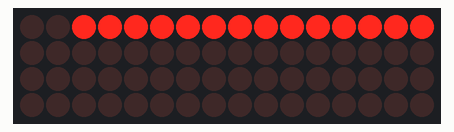
Bench run of a sketch on a simulated Arduino Mega 2560, built with avr-gcc and run on an emulated ATmega2560. Parts: 16×4 LED matrix. Wiring (inferred from the names in the program): LED cube drawn one layer per row (orientation assumed): layers pin 40, pin 42, pin 41, pin 43; columns pin 22, pin 24, pin 26, pin 28, pin 30, pin 32, pin 34, pin 36, pin 23, pin 25, pin 27, pin 29, pin 31, pin 33, pin 35, pin 37. What the sketch prints to the serial monitor is not drawn.

Above: at 0.36 s.
At 1.96 s:
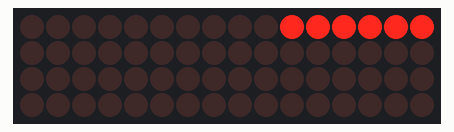
At 3.55 s:
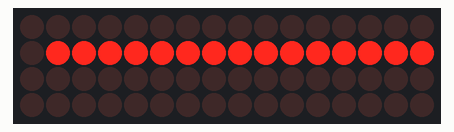
At 6.95 s:
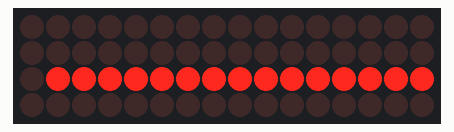
At 10.35 s:
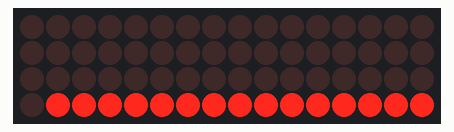
At 13.75 s:
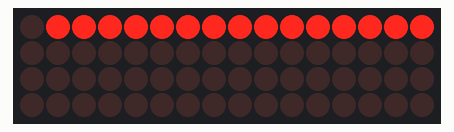

Measured:
- by itself, everything shown: repeats every 13.6 s, in 64 steps

The sketch:

cube02a.ino
```cpp
#include <avr/pgmspace.h>

#define CUBESIZE 4
#define PLANESIZE CUBESIZE*CUBESIZE
#define PLANETIME 3333
#define TIMECONST 20

int LEDPin[] = {22, 24, 26, 28, 30, 32, 34, 36, 23, 25, 27, 29, 31, 33, 35, 37};
int PlanePin[] = {40, 42, 41, 43};

void setup()
{
  Serial.begin(9600);
  Serial.println("led start here");
int pin;
for (pin=0; pin<PLANESIZE; pin++) {
pinMode( LEDPin[pin], OUTPUT );


}
for (pin=0; pin<CUBESIZE; pin++) {
pinMode( PlanePin[pin], OUTPUT );

}
   // digitalWrite(LEDPin[3] ,HIGH);
//    digitalWrite(PlanePin[1] ,LOW);
initall();
}
void loop()
{
  int p = 0 ;
  int i ,j ;
  for (i=0 ; i<CUBESIZE ; i++)
    {
      digitalWrite(PlanePin[i] ,HIGH);
          for (j = 0 ; j <PLANESIZE;j++)
          {
             digitalWrite(LEDPin[j] ,LOW);
            delay(200) ;
            p++ ;
             Serial.print(p);
        }
        initall();
       delay(200) ;
    }

}


void initall()
{
  int pin;

  for (pin=0; pin<CUBESIZE; pin++)
  {
    digitalWrite( PlanePin[pin], LOW );
  }

    for (pin=0; pin<PLANESIZE; pin++)
  {
    digitalWrite( LEDPin[pin], HIGH );
  }


}
```
